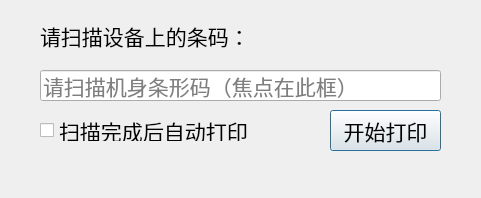
<?xml version="1.0" encoding="UTF-8"?>
<ui version="4.0">
 <class>DialogBoxLabelPrint</class>
 <widget class="QDialog" name="DialogBoxLabelPrint">
  <property name="geometry">
   <rect>
    <x>0</x>
    <y>0</y>
    <width>481</width>
    <height>198</height>
   </rect>
  </property>
  <property name="font">
   <font>
    <pointsize>9</pointsize>
    <bold>false</bold>
   </font>
  </property>
  <property name="windowTitle">
   <string>彩盒标打印</string>
  </property>
  <widget class="QLabel" name="label">
   <property name="geometry">
    <rect>
     <x>40</x>
     <y>20</y>
     <width>231</width>
     <height>31</height>
    </rect>
   </property>
   <property name="font">
    <font>
     <pointsize>16</pointsize>
     <bold>false</bold>
    </font>
   </property>
   <property name="text">
    <string>请扫描设备上的条码：</string>
   </property>
  </widget>
  <widget class="QLineEdit" name="lineEditDevSN">
   <property name="geometry">
    <rect>
     <x>40</x>
     <y>70</y>
     <width>401</width>
     <height>31</height>
    </rect>
   </property>
   <property name="font">
    <font>
     <pointsize>16</pointsize>
     <bold>false</bold>
    </font>
   </property>
   <property name="placeholderText">
    <string>请扫描机身条形码（焦点在此框）</string>
   </property>
  </widget>
  <widget class="QPushButton" name="pushButton">
   <property name="geometry">
    <rect>
     <x>330</x>
     <y>110</y>
     <width>111</width>
     <height>41</height>
    </rect>
   </property>
   <property name="font">
    <font>
     <pointsize>16</pointsize>
     <bold>false</bold>
    </font>
   </property>
   <property name="text">
    <string>开始打印</string>
   </property>
  </widget>
  <widget class="QCheckBox" name="checkBoxAutoPrint">
   <property name="geometry">
    <rect>
     <x>40</x>
     <y>120</y>
     <width>281</width>
     <height>21</height>
    </rect>
   </property>
   <property name="font">
    <font>
     <pointsize>16</pointsize>
     <bold>false</bold>
    </font>
   </property>
   <property name="text">
    <string>扫描完成后自动打印</string>
   </property>
  </widget>
 </widget>
 <resources/>
 <connections/>
</ui>
